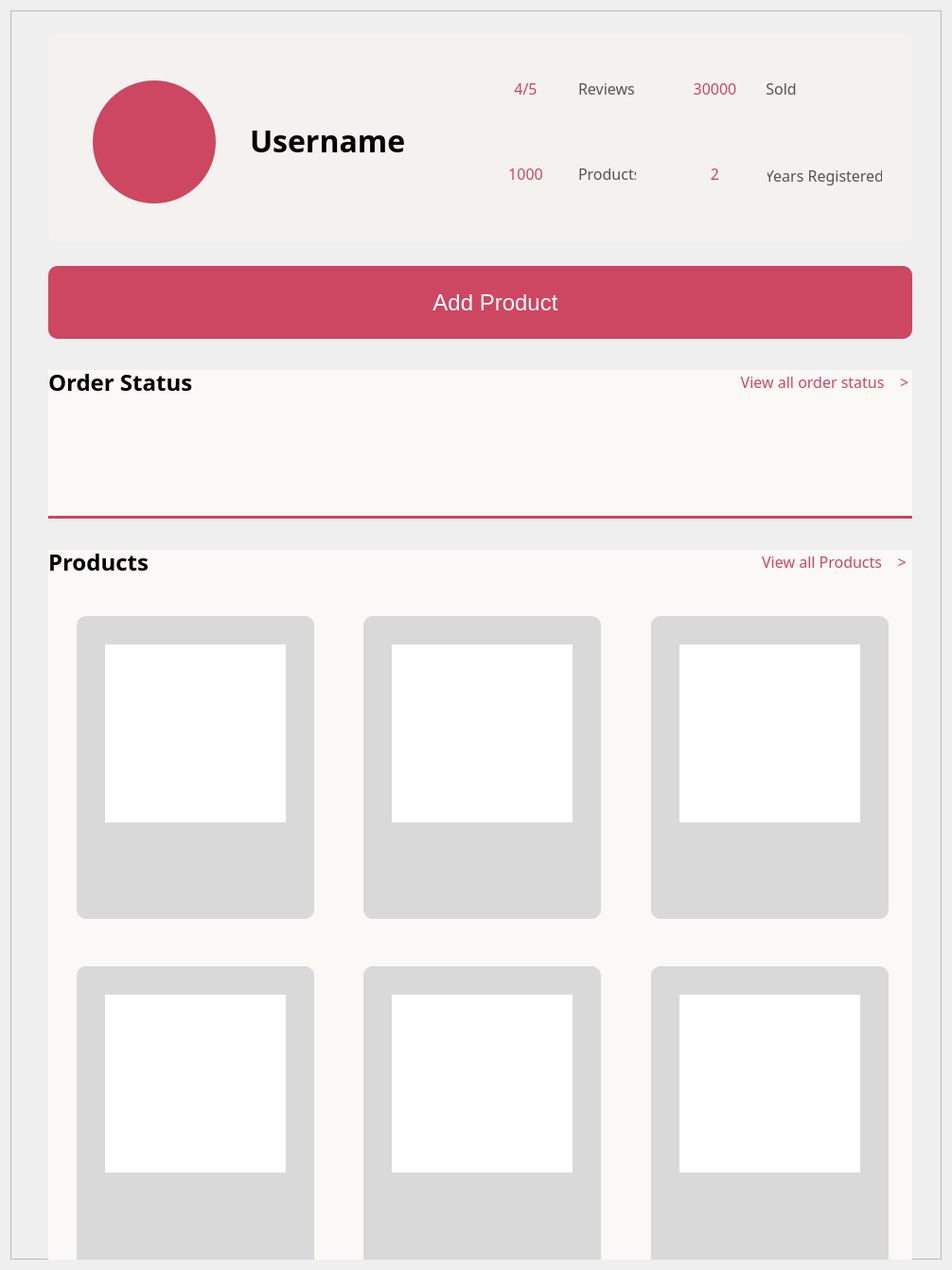
            <widget class="QWidget" name="scrollAreaWidgetContents_11">
             <property name="geometry">
              <rect>
               <x>0</x>
               <y>0</y>
               <width>1006</width>
               <height>1338</height>
              </rect>
             </property>
             <layout class="QVBoxLayout" name="verticalLayout_15">
              <item>
               <widget class="QFrame" name="frame_homepage_admin">
                <property name="minimumSize">
                 <size>
                  <width>0</width>
                  <height>1320</height>
                 </size>
                </property>
                <property name="frameShape">
                 <enum>QFrame::StyledPanel</enum>
                </property>
                <property name="frameShadow">
                 <enum>QFrame::Raised</enum>
                </property>
                <widget class="QWidget" name="homepage_admin_container_2" native="true">
                 <property name="geometry">
                  <rect>
                   <x>40</x>
                   <y>24</y>
                   <width>913</width>
                   <height>221</height>
                  </rect>
                 </property>
                 <property name="styleSheet">
                  <string notr="true">border-radius: 10px;
background: #F4F2EF;</string>
                 </property>
                 <widget class="QLabel" name="profilepic_admin">
                  <property name="geometry">
                   <rect>
                    <x>47</x>
                    <y>50</y>
                    <width>130</width>
                    <height>130</height>
                   </rect>
                  </property>
                  <property name="styleSheet">
                   <string notr="true">border: none;
border-radius: 65px;
background: #cd4662;</string>
                  </property>
                  <property name="text">
                   <string/>
                  </property>
                 </widget>
                 <widget class="QLabel" name="shopnamelabel_admin">
                  <property name="geometry">
                   <rect>
                    <x>213</x>
                    <y>93</y>
                    <width>171</width>
                    <height>41</height>
                   </rect>
                  </property>
                  <property name="styleSheet">
                   <string notr="true">border: none;
color: #000;
font-family: Suwannaphum;
font-size: 32px;
font-style: normal;
font-weight: 700;
line-height: normal;</string>
                  </property>
                  <property name="text">
                   <string>Username</string>
                  </property>
                 </widget>
                 <widget class="QLabel" name="numreviews">
                  <property name="geometry">
                   <rect>
                    <x>480</x>
                    <y>50</y>
                    <width>49</width>
                    <height>16</height>
                   </rect>
                  </property>
                  <property name="styleSheet">
                   <string notr="true">color: #CD4662;
font-family: Suwannaphum;
font-size: 16px;
font-style: normal;
font-weight: 400;
line-height: normal;
border: none;</string>
                  </property>
                  <property name="text">
                   <string>4/5</string>
                  </property>
                  <property name="alignment">
                   <set>Qt::AlignCenter</set>
                  </property>
                 </widget>
                 <widget class="QLabel" name="numreviewlabel">
                  <property name="geometry">
                   <rect>
                    <x>560</x>
                    <y>50</y>
                    <width>61</width>
                    <height>16</height>
                   </rect>
                  </property>
                  <property name="styleSheet">
                   <string notr="true">color: #545454;
font-family: Suwannaphum;
font-size: 16px;
font-style: normal;
font-weight: 400;
line-height: normal;
border: none;</string>
                  </property>
                  <property name="text">
                   <string>Reviews</string>
                  </property>
                 </widget>
                 <widget class="QLabel" name="numproducts">
                  <property name="geometry">
                   <rect>
                    <x>480</x>
                    <y>140</y>
                    <width>49</width>
                    <height>16</height>
                   </rect>
                  </property>
                  <property name="styleSheet">
                   <string notr="true">color: #CD4662;
font-family: Suwannaphum;
font-size: 16px;
font-style: normal;
font-weight: 400;
line-height: normal;
border: none;</string>
                  </property>
                  <property name="text">
                   <string>1000</string>
                  </property>
                  <property name="alignment">
                   <set>Qt::AlignCenter</set>
                  </property>
                 </widget>
                 <widget class="QLabel" name="numproductslebel">
                  <property name="geometry">
                   <rect>
                    <x>560</x>
                    <y>140</y>
                    <width>61</width>
                    <height>16</height>
                   </rect>
                  </property>
                  <property name="styleSheet">
                   <string notr="true">color: #545454;
font-family: Suwannaphum;
font-size: 16px;
font-style: normal;
font-weight: 400;
line-height: normal;
border: none;</string>
                  </property>
                  <property name="text">
                   <string>Products</string>
                  </property>
                 </widget>
                 <widget class="QLabel" name="numsolds">
                  <property name="geometry">
                   <rect>
                    <x>680</x>
                    <y>50</y>
                    <width>49</width>
                    <height>16</height>
                   </rect>
                  </property>
                  <property name="styleSheet">
                   <string notr="true">color: #CD4662;
font-family: Suwannaphum;
font-size: 16px;
font-style: normal;
font-weight: 400;
line-height: normal;
border: none;</string>
                  </property>
                  <property name="text">
                   <string>30000</string>
                  </property>
                  <property name="alignment">
                   <set>Qt::AlignCenter</set>
                  </property>
                 </widget>
                 <widget class="QLabel" name="numyearregisteredlabel">
                  <property name="geometry">
                   <rect>
                    <x>760</x>
                    <y>140</y>
                    <width>121</width>
                    <height>21</height>
                   </rect>
                  </property>
                  <property name="styleSheet">
                   <string notr="true">color: #545454;
font-family: Suwannaphum;
font-size: 16px;
font-style: normal;
font-weight: 400;
line-height: normal;
border: none;</string>
                  </property>
                  <property name="text">
                   <string>Years Registered</string>
                  </property>
                  <property name="alignment">
                   <set>Qt::AlignCenter</set>
                  </property>
                 </widget>
                 <widget class="QLabel" name="numsoldslabel">
                  <property name="geometry">
                   <rect>
                    <x>750</x>
                    <y>50</y>
                    <width>49</width>
                    <height>16</height>
                   </rect>
                  </property>
                  <property name="styleSheet">
                   <string notr="true">color: #545454;
font-family: Suwannaphum;
font-size: 16px;
font-style: normal;
font-weight: 400;
line-height: normal;
border: none;</string>
                  </property>
                  <property name="text">
                   <string>Sold</string>
                  </property>
                  <property name="alignment">
                   <set>Qt::AlignCenter</set>
                  </property>
                 </widget>
                 <widget class="QLabel" name="numyearregistered">
                  <property name="geometry">
                   <rect>
                    <x>680</x>
                    <y>140</y>
                    <width>49</width>
                    <height>16</height>
                   </rect>
                  </property>
                  <property name="styleSheet">
                   <string notr="true">color: #CD4662;
font-family: Suwannaphum;
font-size: 16px;
font-style: normal;
font-weight: 400;
line-height: normal;
border: none;</string>
                  </property>
                  <property name="text">
                   <string>2</string>
                  </property>
                  <property name="alignment">
                   <set>Qt::AlignCenter</set>
                  </property>
                 </widget>
                </widget>
                <widget class="QWidget" name="orderstatuscontainer_admin" native="true">
                 <property name="geometry">
                  <rect>
                   <x>40</x>
                   <y>380</y>
                   <width>913</width>
                   <height>157</height>
                  </rect>
                 </property>
                 <property name="styleSheet">
                  <string notr="true">border-bottom: 3px solid #CD4662;
background: #FAF9F6;
</string>
                 </property>
                 <widget class="QLabel" name="orderstatuslabel_admin">
                  <property name="geometry">
                   <rect>
                    <x>0</x>
                    <y>0</y>
                    <width>161</width>
                    <height>25</height>
                   </rect>
                  </property>
                  <property name="styleSheet">
                   <string notr="true">color: #000;
border: none;
font-family: Suwannaphum;
font-size: 24px;
font-style: normal;
font-weight: 700;
line-height: normal;</string>
                  </property>
                  <property name="text">
                   <string>Order Status</string>
                  </property>
                 </widget>
                 <widget class="QPushButton" name="tobeshippedbutton_admin">
                  <property name="geometry">
                   <rect>
                    <x>100</x>
                    <y>40</y>
                    <width>90</width>
                    <height>90</height>
                   </rect>
                  </property>
                  <property name="styleSheet">
                   <string notr="true">image: url(:/pic/images/newres/tobeshipped.png);
border: none;</string>
                  </property>
                  <property name="text">
                   <string/>
                  </property>
                 </widget>
                 <widget class="QPushButton" name="toberevievedbutton_admin">
                  <property name="geometry">
                   <rect>
                    <x>300</x>
                    <y>40</y>
                    <width>90</width>
                    <height>90</height>
                   </rect>
                  </property>
                  <property name="styleSheet">
                   <string notr="true">image: url(:/pic/images/newres/toberecieved.png);
border: none;</string>
                  </property>
                  <property name="text">
                   <string/>
                  </property>
                 </widget>
                 <widget class="QPushButton" name="completedbutton_admin">
                  <property name="geometry">
                   <rect>
                    <x>500</x>
                    <y>40</y>
                    <width>90</width>
                    <height>90</height>
                   </rect>
                  </property>
                  <property name="styleSheet">
                   <string notr="true">image: url(:/pic/images/newres/completed.png);
border: none;</string>
                  </property>
                  <property name="text">
                   <string/>
                  </property>
                 </widget>
                 <widget class="QPushButton" name="reviewsbutton_admin">
                  <property name="geometry">
                   <rect>
                    <x>700</x>
                    <y>40</y>
                    <width>90</width>
                    <height>90</height>
                   </rect>
                  </property>
                  <property name="styleSheet">
                   <string notr="true">image: url(:/pic/images/newres/reviews.png);
border: none;</string>
                  </property>
                  <property name="text">
                   <string/>
                  </property>
                 </widget>
                 <widget class="QPushButton" name="allorderstatusbutton_admin">
                  <property name="geometry">
                   <rect>
                    <x>730</x>
                    <y>0</y>
                    <width>181</width>
                    <height>24</height>
                   </rect>
                  </property>
                  <property name="styleSheet">
                   <string notr="true">color:  #CD4662;
text-align: center;
font-family: Suwannaphum;
font-size: 16px;
font-style: normal;
font-weight: 400;
line-height: normal;
border: none;</string>
                  </property>
                  <property name="text">
                   <string>View all order status    &gt;</string>
                  </property>
                 </widget>
                </widget>
                <widget class="QWidget" name="productcontainer_admin" native="true">
                 <property name="geometry">
                  <rect>
                   <x>40</x>
                   <y>570</y>
                   <width>913</width>
                   <height>800</height>
                  </rect>
                 </property>
                 <property name="styleSheet">
                  <string notr="true">border-bottom: 3px solid #CD4662;
background: #FAF9F6;</string>
                 </property>
                 <widget class="QWidget" name="product_23" native="true">
                  <property name="geometry">
                   <rect>
                    <x>30</x>
                    <y>70</y>
                    <width>251</width>
                    <height>320</height>
                   </rect>
                  </property>
                  <property name="styleSheet">
                   <string notr="true">border-radius: 10px;
                background: #D9D9D9;
border:none;</string>
                  </property>
                  <widget class="QPushButton" name="picproduct1_24">
                   <property name="geometry">
                    <rect>
                     <x>30</x>
                     <y>30</y>
                     <width>191</width>
                     <height>188</height>
                    </rect>
                   </property>
                   <property name="styleSheet">
                    <string notr="true">background-color: #FFF;
border-radius: 0px;</string>
                   </property>
                   <property name="text">
                    <string/>
                   </property>
                  </widget>
                 </widget>
                 <widget class="QLabel" name="productslabel_admin">
                  <property name="geometry">
                   <rect>
                    <x>0</x>
                    <y>0</y>
                    <width>111</width>
                    <height>25</height>
                   </rect>
                  </property>
                  <property name="styleSheet">
                   <string notr="true">color: #000;
border: none;
font-family: Suwannaphum;
font-size: 24px;
font-style: normal;
font-weight: 700;
line-height: normal;</string>
                  </property>
                  <property name="text">
                   <string>Products</string>
                  </property>
                 </widget>
                 <widget class="QWidget" name="product_24" native="true">
                  <property name="geometry">
                   <rect>
                    <x>333</x>
                    <y>70</y>
                    <width>251</width>
                    <height>320</height>
                   </rect>
                  </property>
                  <property name="styleSheet">
                   <string notr="true">border-radius: 10px;
                background: #D9D9D9;
border:none;</string>
                  </property>
                  <widget class="QPushButton" name="picproduct1_25">
                   <property name="geometry">
                    <rect>
                     <x>30</x>
                     <y>30</y>
                     <width>191</width>
                     <height>188</height>
                    </rect>
                   </property>
                   <property name="styleSheet">
                    <string notr="true">background-color: #FFF;
border-radius: 0px;</string>
                   </property>
                   <property name="text">
                    <string/>
                   </property>
                  </widget>
                 </widget>
                 <widget class="QWidget" name="product_25" native="true">
                  <property name="geometry">
                   <rect>
                    <x>637</x>
                    <y>70</y>
                    <width>251</width>
                    <height>320</height>
                   </rect>
                  </property>
                  <property name="styleSheet">
                   <string notr="true">border-radius: 10px;
                background: #D9D9D9;
border:none;</string>
                  </property>
                  <widget class="QPushButton" name="picproduct1_26">
                   <property name="geometry">
                    <rect>
                     <x>30</x>
                     <y>30</y>
                     <width>191</width>
                     <height>188</height>
                    </rect>
                   </property>
                   <property name="styleSheet">
                    <string notr="true">background-color: #FFF;
border-radius: 0px;</string>
                   </property>
                   <property name="text">
                    <string/>
                   </property>
                  </widget>
                 </widget>
                 <widget class="QWidget" name="product_27" native="true">
                  <property name="geometry">
                   <rect>
                    <x>637</x>
                    <y>440</y>
                    <width>251</width>
                    <height>320</height>
                   </rect>
                  </property>
                  <property name="styleSheet">
                   <string notr="true">border-radius: 10px;
                background: #D9D9D9;
border:none;</string>
                  </property>
                  <widget class="QPushButton" name="picproduct1_27">
                   <property name="geometry">
                    <rect>
                     <x>30</x>
                     <y>30</y>
                     <width>191</width>
                     <height>188</height>
                    </rect>
                   </property>
                   <property name="styleSheet">
                    <string notr="true">background-color: #FFF;
border-radius: 0px;</string>
                   </property>
                   <property name="text">
                    <string/>
                   </property>
                  </widget>
                 </widget>
                 <widget class="QWidget" name="product_28" native="true">
                  <property name="geometry">
                   <rect>
                    <x>333</x>
                    <y>440</y>
                    <width>251</width>
                    <height>320</height>
                   </rect>
                  </property>
                  <property name="styleSheet">
                   <string notr="true">border-radius: 10px;
                background: #D9D9D9;
border:none;</string>
                  </property>
                  <widget class="QPushButton" name="picproduct1_28">
                   <property name="geometry">
                    <rect>
                     <x>30</x>
                     <y>30</y>
                     <width>191</width>
                     <height>188</height>
                    </rect>
                   </property>
                   <property name="styleSheet">
                    <string notr="true">background-color: #FFF;
border-radius: 0px;</string>
                   </property>
                   <property name="text">
                    <string/>
                   </property>
                  </widget>
                 </widget>
                 <widget class="QWidget" name="product_34" native="true">
                  <property name="geometry">
                   <rect>
                    <x>30</x>
                    <y>440</y>
                    <width>251</width>
                    <height>320</height>
                   </rect>
                  </property>
                  <property name="styleSheet">
                   <string notr="true">border-radius: 10px;
                background: #D9D9D9;
border:none;</string>
                  </property>
                  <widget class="QPushButton" name="picproduct1_29">
                   <property name="geometry">
                    <rect>
                     <x>30</x>
                     <y>30</y>
                     <width>191</width>
                     <height>188</height>
                    </rect>
                   </property>
                   <property name="styleSheet">
                    <string notr="true">background-color: #FFF;
border-radius: 0px;</string>
                   </property>
                   <property name="text">
                    <string/>
                   </property>
                  </widget>
                 </widget>
                 <widget class="QPushButton" name="viewallproductbutton_admin">
                  <property name="geometry">
                   <rect>
                    <x>750</x>
                    <y>0</y>
                    <width>161</width>
                    <height>24</height>
                   </rect>
                  </property>
                  <property name="styleSheet">
                   <string notr="true">color:  #CD4662;
text-align: center;
font-family: Suwannaphum;
font-size: 16px;
font-style: normal;
font-weight: 400;
line-height: normal;
border: none;</string>
                  </property>
                  <property name="text">
                   <string>View all Products    &gt;</string>
                  </property>
                 </widget>
                </widget>
                <widget class="QPushButton" name="addproduct_admin">
                 <property name="geometry">
                  <rect>
                   <x>40</x>
                   <y>270</y>
                   <width>913</width>
                   <height>77</height>
                  </rect>
                 </property>
                 <property name="styleSheet">
                  <string notr="true">QPushButton {
	background: #CD4662;
	color: white;
	font-size: 24px;
	border-radius: 10px;
}</string>
                 </property>
                 <property name="text">
                  <string>     Add Product</string>
                 </property>
                 <property name="icon">
                  <iconset resource="../../assets/realsourceimg/realpicforuse.qrc">
                   <normaloff>:/pic/images/newres/image.png</normaloff>:/pic/images/newres/image.png</iconset>
                 </property>
                 <property name="iconSize">
                  <size>
                   <width>20</width>
                   <height>20</height>
                  </size>
                 </property>
                </widget>
               </widget>
              </item>
             </layout>
            </widget>
